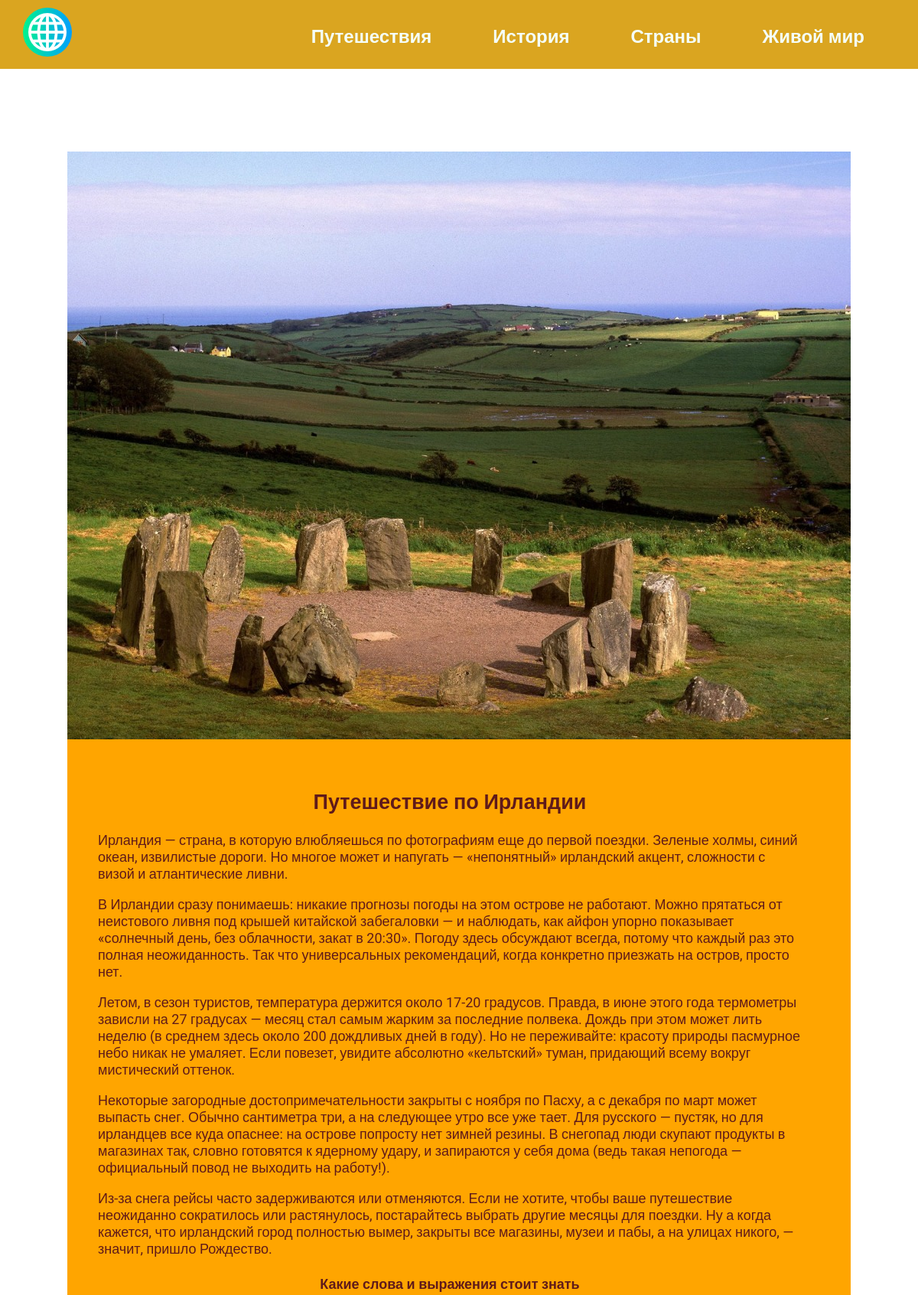
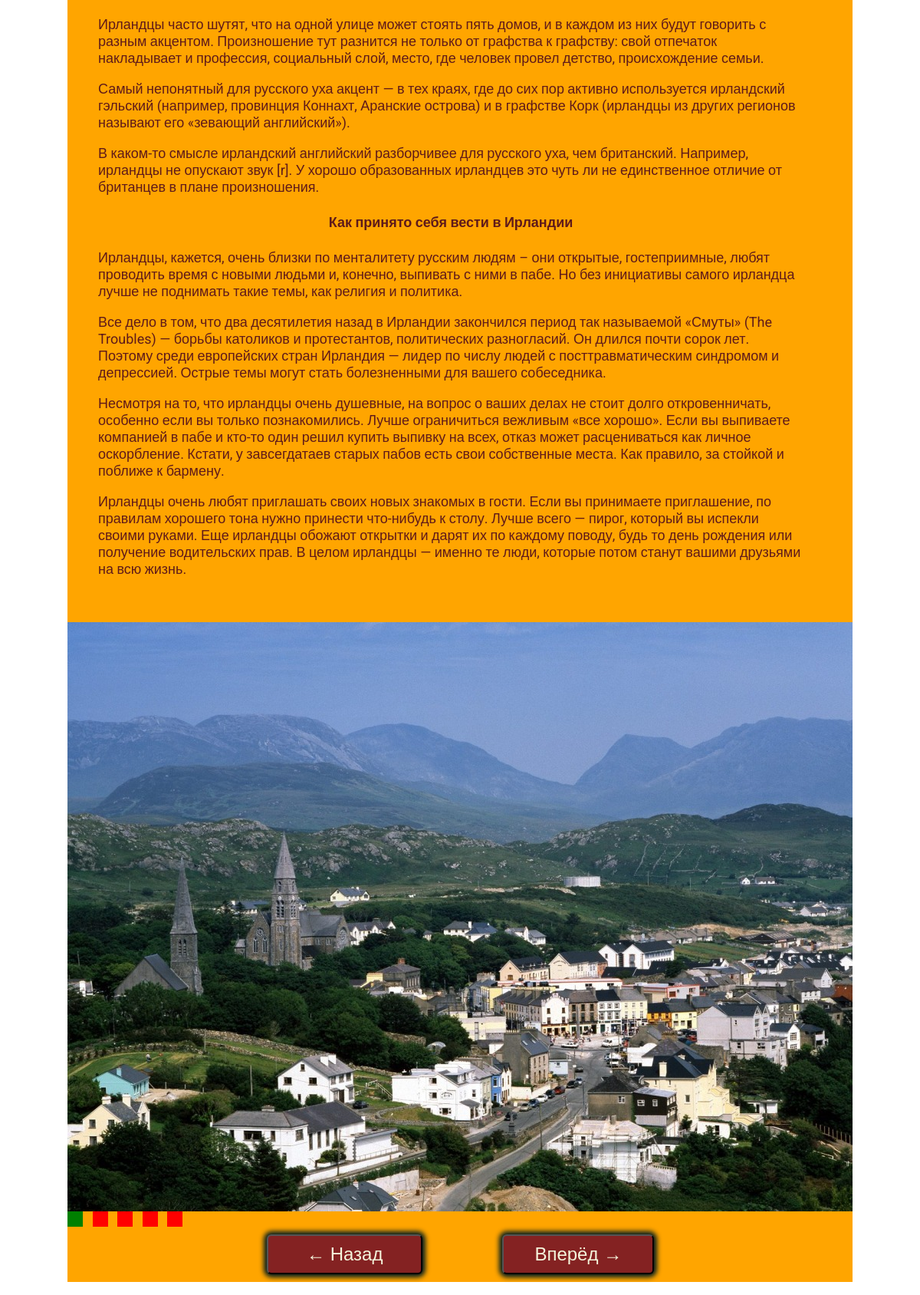
/1/, run on the app's committed database (2 pictures, top to bottom).
### travels/models.py (models this page shows, shortened)
class Travels(models.Model):
    title = models.CharField(max_length=100, verbose_name='Заголовок')
    description = models.TextField(null=True, blank=True, verbose_name='Статья')
    image = models.ImageField(upload_to='travels/images/', verbose_name='Картинка1')
    image2 = models.ImageField(upload_to='travels/images/', null=True, blank=True, verbose_name='Картинка2')
    image3 = models.ImageField(upload_to='travels/images/', null=True, blank=True, verbose_name='Картинка3')
    image4 = models.ImageField(upload_to='travels/images/', null=True, blank=True, verbose_name='Картинка4')
    image5 = models.ImageField(upload_to='travels/images/', null=True, blank=True, verbose_name='Картинка5')
    image6 = models.ImageField(upload_to='travels/images/', null=True, blank=True, verbose_name='Картинка6')
    class Meta:
        verbose_name = 'путешествие'
        verbose_name_plural = 'путешествия'

### travels/views.py (the view)
# urls.py: path('<int:travel_id>/', views.travel, name='travel'),
def travel(request, travel_id):
    travel = get_object_or_404(Travels, pk=travel_id)
    return render(request, 'travels/travel.html', {'travel': travel})

### travels/templates/travels/travel.html (shortened to what this page needs)
{% extends 'travels/base.html' %}
{% block content %}
<div class="element">
    <div><img src="{{ travel.image.url }}" alt=""></div>
    <div class="text2">
        <h2 class="single_travel_title">{{ travel.title }}</h2>
        {{ travel.description|safe }}
    </div>
    <div id="viewport">
        <div class="slider" style="left: 0">
            <div class="slide"><img src="{{ travel.image2.url }}" alt=""></div>
        </div>
    </div>
    <div id="viewSlider">
        <div class="viewSlide"></div>
        <div class="viewSlide"></div>
        <div class="viewSlide"></div>
        <div class="viewSlide"></div>
        <div class="viewSlide"></div>
    </div>
    <button class="prev" id="prev">&larr; Назад</button>
    <button class="next" id="next">Вперёд &rarr;</button>
</div>
{% endblock %}

### travels/static/css/style.css (style rules this page uses)
html { background-image: url(24269-priroda_ostrov_more_otdyih.jpg); background-repeat: no-repeat; background-position: center center; background-attachment: fixed; -webkit-background-size: cover; -moz-background-size: cover; -o-background-size: cover; background-size: cover; }
body { font-family: 'Roboto', sans-serif; padding: 0; margin: 0; }
.element, .count { background-color: orange; border: 4px solid white; margin: 30px 0; }
.text2 { width: 1000px; padding: 40px; box-sizing: border-box; font-size: 18px; color: rgb(95, 26, 26) }
.text2 h2, h4 { text-align: center; }
#viewport { width: 1024px; height: 768px; overflow: hidden; }
.slider { position: relative; transition: 500ms; width: calc(100% * 5); height: 768px; display: flex; justify-content: start; flex-wrap: nowrap; }
.slide { width: 100%; height: 768px; }
.slide img { width: 100%; height: 768px; object-fit: cover; object-position: 0; }
#viewSlider { width: calc(30px * 5); display: flex; justify-content: space-between; }
.viewSlide { width: 20px; height: 20px; background-color: red; }
.prev { padding: 10px 50px; border-radius: 6px; box-shadow: 0 0 6px 4px #021c1f; margin: 10px 100px 10px 260px; font-size: 24px; cursor: pointer; color: beige; background-color: rgb(132, 34, 34); }
.next { padding: 10px 40px; border-radius: 6px; box-shadow: 0 0 6px 4px #021c1f; font-size: 24px; cursor: pointer; color: beige; background-color: rgb(132, 34, 34); }

### data on the page
Travels: image (picture), title "Путешествие по Ирландии", description "Ирландия — страна, в которую влюбляешься по фотографиям еще до первой поездки. Зеленые холмы, синий океан, извилистые дороги. Но многое может и напугать — «непонятный» ирландский акцент, сложности с визой и атлантические ливни. В Ирландии сразу понимаешь: никакие прогнозы погоды на этом острове не работают. Можно прятаться от неистового ливня под крышей китайской забегаловки — и наблюдать, как айфон упорно показывает «солнечный день, без облачности, закат в 20:30». Погоду здесь обсуждают всегда, потому что каждый раз это полная неожиданность. Так что универсальных рекомендаций, когда конкретно приезжать на остров, просто нет. Летом, в сезон туристов, температура держится около 17-20…", image2 (picture)
